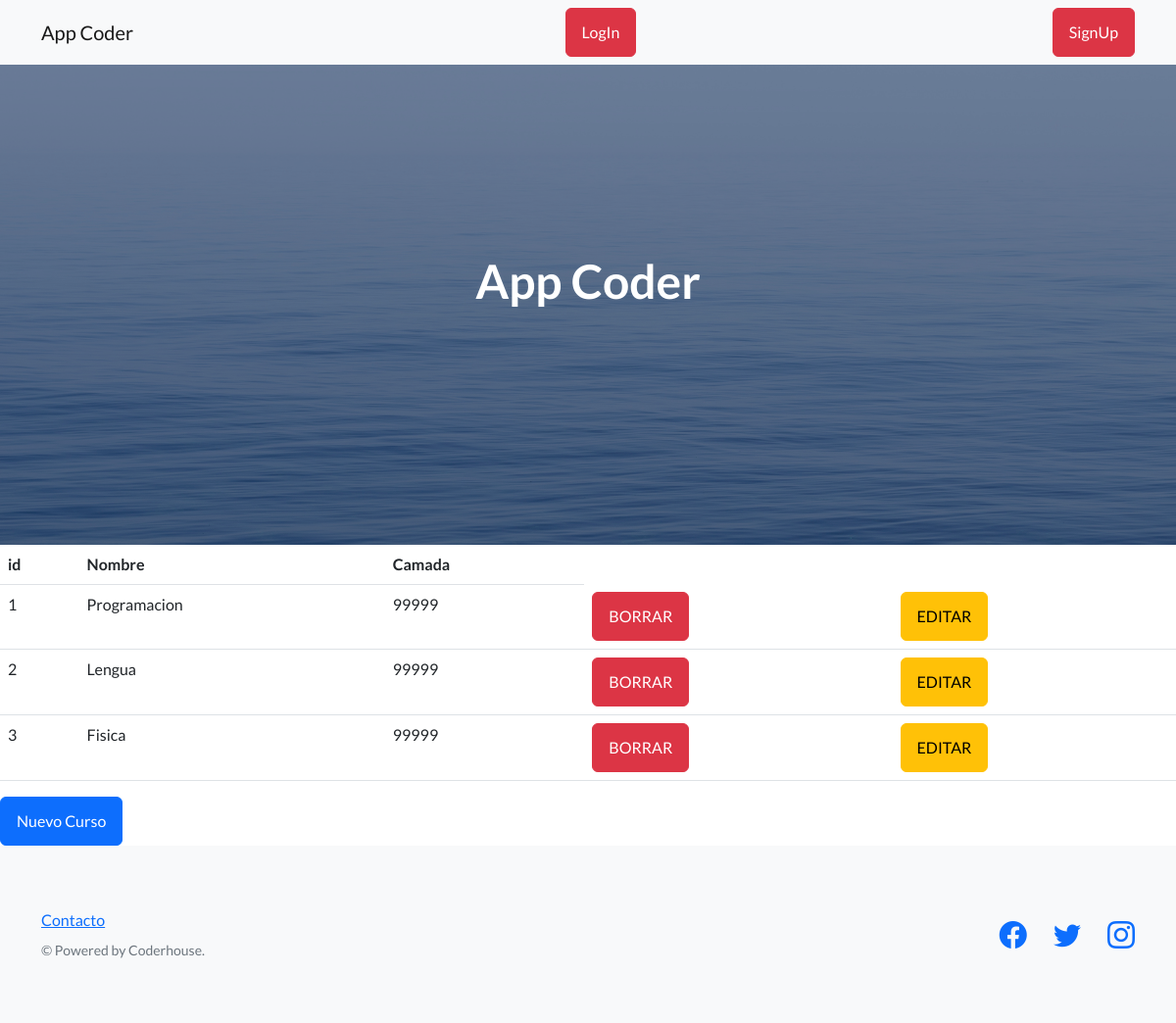
The page /AppCoder/cursos on the database as committed earlier.
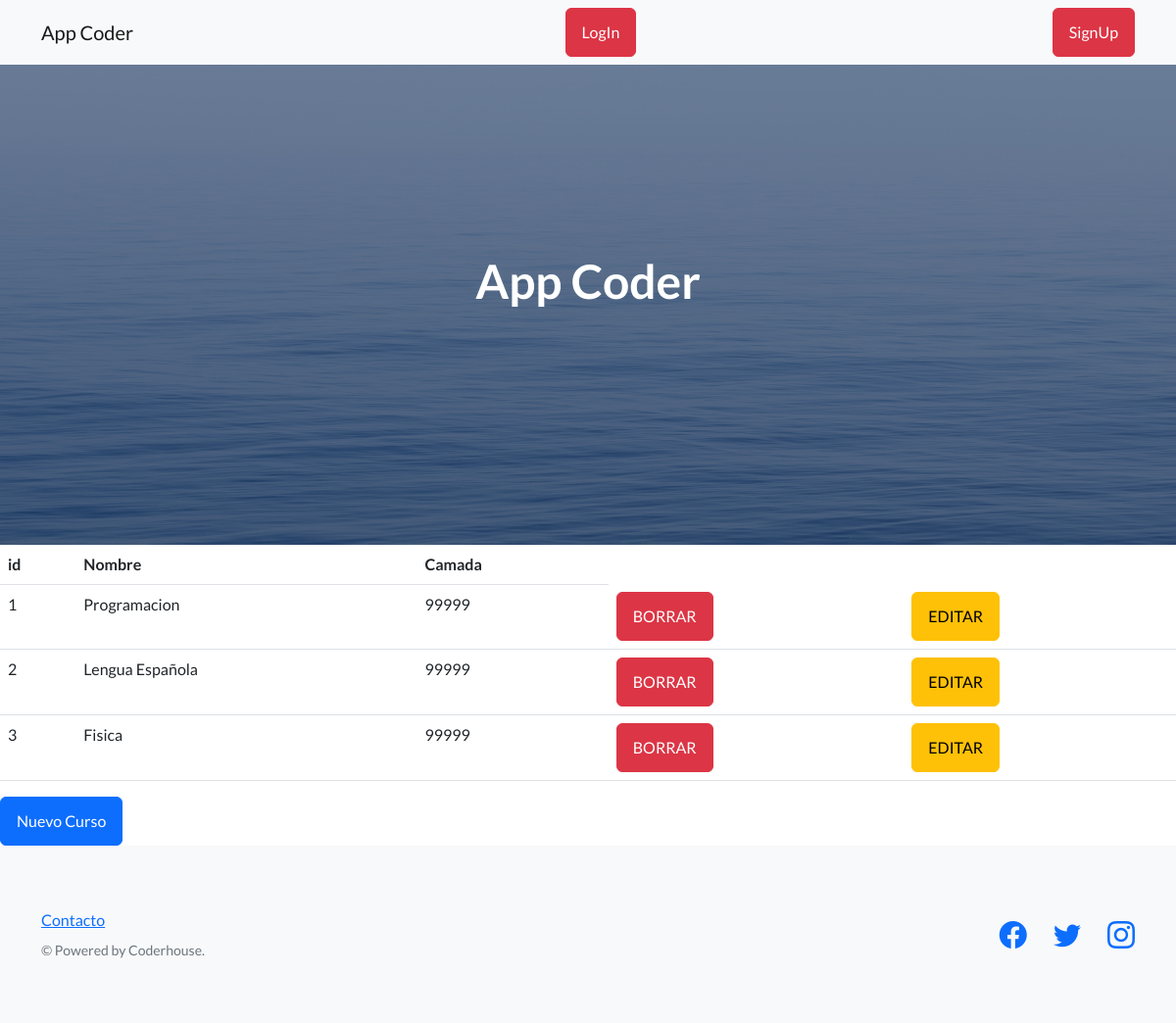
The same page on the database as committed later.
### AppCoder/models.py (models this page shows)
class Curso(models.Model):
    nombre = models.CharField(max_length=40)
    camada = models.IntegerField()

### AppCoder/views.py (the view)
# urls.py: path('cursos' , views.cursos, name="cursos"),
def cursos(request):
    cursos = Curso.objects.all()
    dicc = {"cursos":cursos}
    plantilla = loader.get_template("cursos.html")
    documento = plantilla.render(dicc)
    return HttpResponse( documento)

### AppCoder/template/cursos.html
{% extends "padre.html" %}
{% load static %}
{% block contenido %}
    <table class="table">
        <tr>
            <th>id</th>
            <th>Nombre</th>
            <th>Camada</th>
        </tr>
        {% for n in cursos %}
        <tr>
            <td>{{n.id}}</td>
            <td>{{n.nombre}}</td>
            <td>{{n.camada}}</td>
            <td><a href="{% url 'eliminar_curso' n.id %}" class="btn btn-danger">BORRAR</a></td>
            <td><a href="{% url 'editar_curso' n.id %}" class="btn btn-warning">EDITAR</a></td>
        </tr>
        {% endfor %}
    </table>
    <a href="{% url 'alta_curso' %}" class="btn btn-primary">Nuevo Curso</a>
{% endblock %}

Rows that differ between the two databases and show on the page:
changed Curso id 2: nombre "Lengua" → "Lengua Española"
